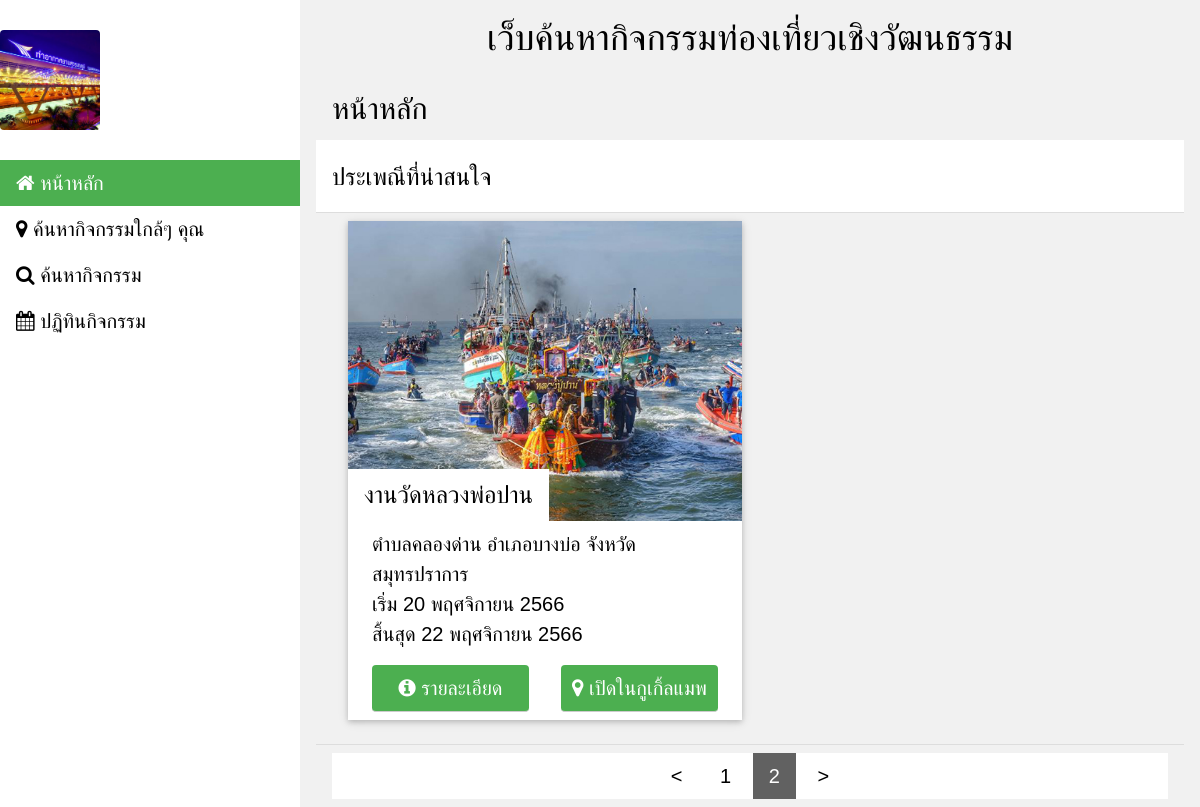
The page /travel_fe/index.php?page_number=1 on the database its author committed.
### tables this page shows
CREATE TABLE `table_event` (
  `ev_id` int(11) UNSIGNED NOT NULL,
  `ev_name` text NOT NULL,
  `ev_desc` longtext NOT NULL,
  `ev_date_beg` date NOT NULL,
  `ev_date_end` date NOT NULL,
  `ev_day_beg` tinyint(3) UNSIGNED NOT NULL,
  `ev_month_beg` tinyint(3) UNSIGNED NOT NULL,
  `ev_day_end` tinyint(3) UNSIGNED NOT NULL,
  `ev_month_end` tinyint(3) UNSIGNED NOT NULL,
  `ev_day_type` enum('sun','moon') NOT NULL DEFAULT 'sun',
  `ev_img_list` text NOT NULL,
  `ev_ref_place_id` int(11) UNSIGNED NOT NULL,
  `ev_origin` int(11) UNSIGNED NOT NULL
);

CREATE TABLE `table_local` (
  `lc_id` int(11) NOT NULL,
  `lc_tumbol` tinytext NOT NULL,
  `lc_province` tinytext NOT NULL,
  `lc_amphoe` tinytext NOT NULL
);

### travel_fe/date_helper.php (called while the page is built, shortened)
<?php
function dateThai($strDate){
	$strYear = date("Y",strtotime($strDate)) + 543;
	$strMonth = date("n",strtotime($strDate)) - 1;
	$strDay = date("j",strtotime($strDate));
	$MONTH_ENUM_THAI = [
	"มกราคม",
	"กุมภาพันธ์",
	"มีนาคม",
	"เมษายน",
	"พฤษภาคม",
	"มิถุนายน",
	"กรกฏาคม",
	"สิงหาคม",
	"กันยายน",
	"ตุลาคม",
	"พฤศจิกายน",
	"ธันวาคม"
];
	$strMonthTxt = $MONTH_ENUM_THAI[$strMonth];
	return "$strDay $strMonthTxt $strYear";
}
?>

### travel_fe/homepage/index.php (the view, shortened to what this page needs)
<?php
$page_number = 0;
$show_count = 4;
if(isset($_GET["page_number"])){
  $page_number = $_GET["page_number"];
}
$clen = $conn->query("SELECT Count(*) As CountRes FROM table_event INNER JOIN table_place ON pl_id = ev_ref_place_id WHERE DATE(ev_date_beg) >= NOW()")->fetch_all(MYSQLI_ASSOC)[0]["CountRes"];
$clen_padded = ceil($clen / $show_count);
$page_num_prev = max($page_number - 1,0);
$page_num_next = min($page_number + 1,$clen_padded - 1);
$stmt = $conn->prepare("SELECT * FROM table_event  INNER JOIN table_place ON pl_id = ev_ref_place_id INNER JOIN table_local ON lc_id = pl_amphoe WHERE DATE(ev_date_beg) >= NOW() OR NOW() BETWEEN DATE(ev_date_beg) AND DATE(ev_date_end) ORDER BY ev_date_beg ASC LIMIT ?,?");
$real_page_number = $page_number * $show_count;
$stmt->bind_param("ii",$real_page_number,$show_count);
$stmt->execute();
$result1 = $stmt->get_result();
$google_map_ext_url = "https://www.google.com/maps/place/";
?>
<div class="">
  <div class="w3-container">
    <h2>หน้าหลัก</h2>
  </div>
  <ul class="w3-ul" id="dom_main_ul">
    <?php if($result1 && $result1->num_rows > 0){?>
      <li class="w3-white">
        <h3> ประเพณีที่น่าสนใจ </h3>
      </li>
      <li>
        <div class="w3-row-padding" >
          <?php
          while($rows = $result1->fetch_assoc()){
            $t_id = $rows["ev_id"];
            $t_name = $rows["ev_name"];
            $t_img = explode(",",$rows["ev_img_list"])[0];
            $t_sdate = $rows["ev_date_beg"];
            $t_edate = $rows["ev_date_end"];
            $pl_geo_lat = $rows["pl_geo_lat"];
            $pl_geo_lon = $rows["pl_geo_lon"];
            $lc_named  = namedAuthorized($rows["lc_province"],$rows["lc_amphoe"],$rows["lc_tumbol"]);
            ?>
            <div class="w3-half w3-content w3-margin-bottom w3-animate-left" >
              <div class="w3-card w3-text-white w3-black">
              <div class="w3-display-container w3-text-right w3-tooltip">
                  <img src="<?=$t_img;?>" style="width:100%; height:300px; object-fit: cover;" class="">
                  <div class="w3-xlarge w3-display-bottomleft w3-padding w3-white" style="white-space:nowrap; text-overflow: ellipsis; overflow:hidden;">
                    <?=$t_name;?>
                  </div>
              </div>
              <div class="w3-display-container w3-white w3-text">
                    <div class="w3-row-padding">
                       <div class="w3-full w3-padding">
                        <?=$lc_named;?> <br>
                        เริ่ม <?=dateThai($t_sdate);?> <br>
                        สิ้นสุด <?=dateThai($t_edate);?> <br>
                      </div>
                      <div class="w3-half w3-padding">
                        <a href="./index.php?pageName=article&articleid=<?=$t_id;?>" class="w3-input w3-button w3-green w3-round">
                          <i class="fa fa-info-circle"></i>
                          รายละเอียด
                        </a>
                      </div>
                      <div class="w3-half w3-padding">
                        <a href="<?=$google_map_ext_url.$pl_geo_lat.",".$pl_geo_lon?>" class="w3-input w3-button w3-green w3-round" target="new">
                          <i class="fa fa-map-marker"></i>
                          เปิดในกูเกิ้ลแมพ
                        </a>
                      </div>
                    </div>
                  </div>
              </div>
            </div>
            <?php
          }
          ?>
        </div>
      </li>
    <?php }?>
    <li>
      <div class="w3-bar w3-white w3-center">
        <a href="./index.php?page_number=<?=$page_num_prev;?>" class="w3-button"> &lt; </a>
        <?php
        for ($i = 0 ; $i < $clen_padded ; $i++)
        {
         ?>
         <a href="./index.php?page_number=<?=$i;?>" class="w3-button <?php if($i == $page_number)echo "w3-dark-grey";?>"> <?=$i + 1;?></a>
         <?php
       }
       ?>
       <a href="./index.php?page_number=<?=$page_num_next;?>" class="w3-button"> &gt; </a>
     </div>
   </li>
 </ul>
</div>

### travel_fe/css/w3.css (style rules this page uses)
*,*:before,*:after { box-sizing:inherit }
html { -ms-text-size-adjust:100%;-webkit-text-size-adjust:100% }
body { margin:0 }
a { background-color:transparent }
img { border-style:none }
html,body { font-family:Verdana,sans-serif;font-size:15px;line-height:1.5 }
html { overflow-x:hidden }
h2 { font-size:30px }
h3 { font-size:24px }
h1,h2,h3,h4,h5,h6 { font-family:"Segoe UI",Arial,sans-serif;font-weight:400;margin:10px 0 }
img { vertical-align:middle }
a { color:inherit }
.w3-btn,.w3-button { border:none;display:inline-block;padding:8px 16px;vertical-align:middle;overflow:hidden;text-decoration:none;color:inherit;background-color:inherit;text-align:center;cursor:pointer;white-space:nowrap }
.w3-btn,.w3-button { -webkit-touch-callout:none;-webkit-user-select:none;-khtml-user-select:none;-moz-user-select:none;-ms-user-select:none;user-select:none }
.w3-ul { list-style-type:none;padding:0;margin:0 }
.w3-ul li { padding:8px 16px;border-bottom:1px solid #ddd }
.w3-ul li:last-child { border-bottom:none }
.w3-tooltip,.w3-display-container { position:relative }
.w3-input { padding:8px;display:block;border:none;border-bottom:1px solid #ccc;width:100% }
.w3-bar { width:100%;overflow:hidden }
.w3-bar .w3-button { white-space:normal }
.w3-container:after,.w3-container:before,.w3-panel:after,.w3-panel:before,.w3-row:after,.w3-row:before,.w3-row-padding:after,.w3-row-padding:before, .w3-cell-row:before,.w3-cell-row:after,.w3-clear:after,.w3-clear:before,.w3-bar:before,.w3-bar:after { content:"";display:table;clear:both }
.w3-col,.w3-half,.w3-third,.w3-twothird,.w3-threequarter,.w3-quarter { float:left;width:100% }
@media (min-width:601px) { .w3-col.m6,.w3-half { width:49.99999% } }
.w3-content,.w3-auto { margin-left:auto;margin-right:auto }
.w3-content { max-width:980px }
.w3-display-bottomleft { position:absolute;left:0;bottom:0 }
.w3-round,.w3-round-medium { border-radius:4px }
.w3-row-padding,.w3-row-padding>.w3-half,.w3-row-padding>.w3-third,.w3-row-padding>.w3-twothird,.w3-row-padding>.w3-threequarter,.w3-row-padding>.w3-quarter,.w3-row-padding>.w3-col { padding:0 8px }
.w3-container,.w3-panel { padding:0.01em 16px }
.w3-card,.w3-card-2 { box-shadow:0 2px 5px 0 rgba(0,0,0,0.16),0 2px 10px 0 rgba(0,0,0,0.12) }
.w3-animate-left { position:relative;animation:animateleft 0.4s }
.w3-xlarge { font-size:24px!important }
.w3-center { text-align:center!important }
.w3-margin-bottom { margin-bottom:16px!important }
.w3-padding { padding:8px 16px!important }
.w3-green,.w3-hover-green:hover { color:#fff!important;background-color:#4CAF50!important }
.w3-white,.w3-hover-white:hover { color:#000!important;background-color:#fff!important }
.w3-black,.w3-hover-black:hover { color:#fff!important;background-color:#000!important }
.w3-light-grey,.w3-hover-light-grey:hover,.w3-light-gray,.w3-hover-light-gray:hover { color:#000!important;background-color:#f1f1f1!important }
.w3-dark-grey,.w3-hover-dark-grey:hover,.w3-dark-gray,.w3-hover-dark-gray:hover { color:#fff!important;background-color:#616161!important }
.w3-text-white,.w3-hover-text-white:hover { color:#fff!important }

### travel_fe/index.php (style rules this page uses)
* { font-size: 20px; }
body { margin:0px; }

### rows shown on the page
table_event: ev_img_list (picture), ev_name "งานวัดหลวงพ่อปาน", table_local.lc_province+lc_amphoe+lc_tumbol "ตำบลคลองด่าน อำเภอบางบ่อ จังหวัด สมุทรปราการ", ev_date_beg "20 พฤศจิกายน 2566", ev_date_end "22 พฤศจิกายน 2566"
